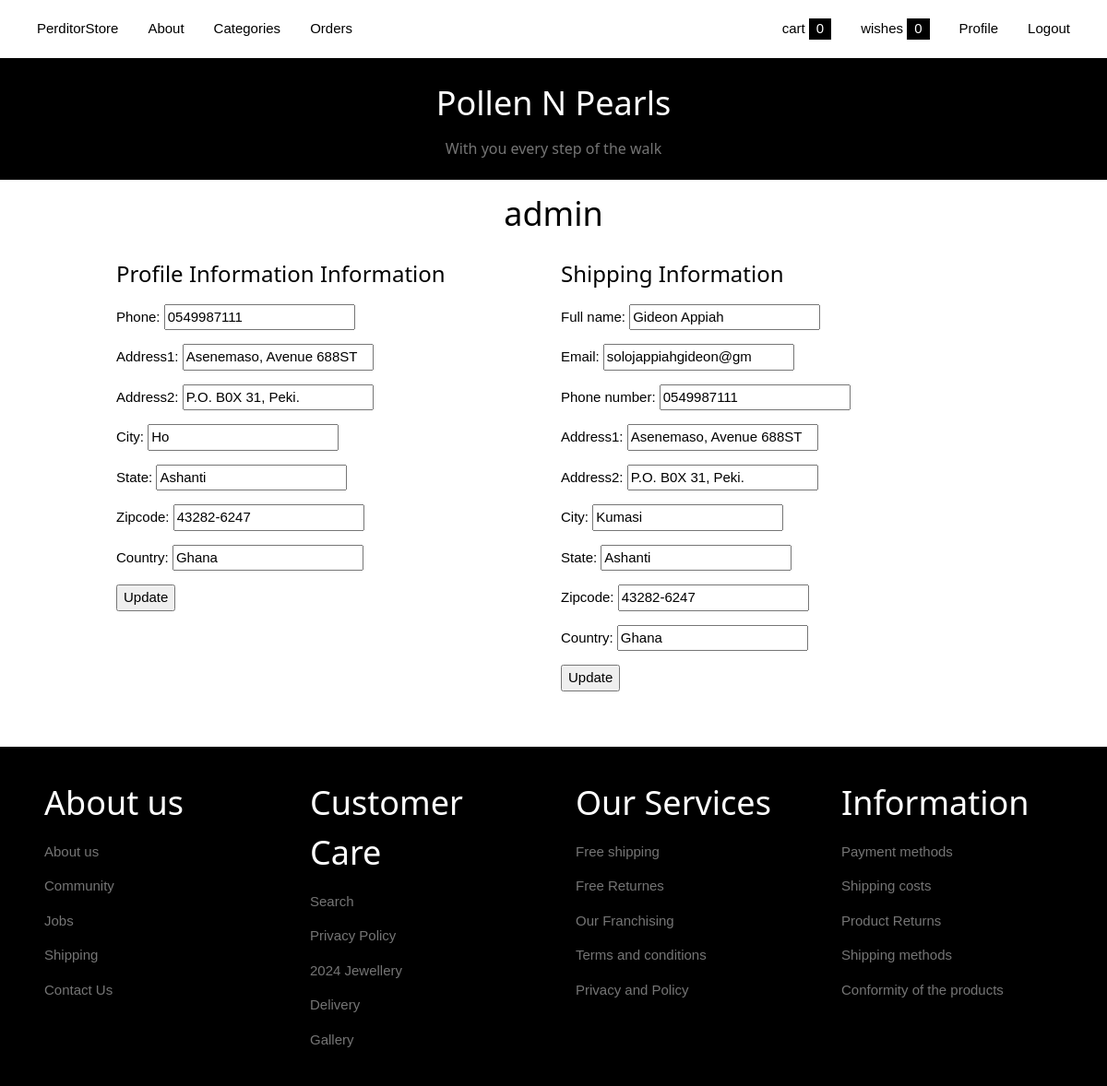
/update-profile/ (signed in), run on the app's committed database.
### store/models.py (models this page shows)
class Profile(models.Model):
    user = models.OneToOneField(User, on_delete=models.CASCADE)
    date_modified = models.DateTimeField(User, auto_now=True)
    phone =  models.CharField(max_length=20, blank=True)
    address1 =  models.CharField(max_length=200, blank=True)
    address2 =  models.CharField(max_length=200, blank=True)
    state =  models.CharField(max_length=200, blank=True)
    city =  models.CharField(max_length=200, blank=True)
    zipcode =  models.CharField(max_length=200, blank=True)
    country =  models.CharField(max_length=200, blank=True)
    old_cart = models.CharField(max_length=200,null=True,blank=True)
    def __str__(self) -> str:
        return self.user.username

### payment/models.py (models this page shows, shortened)
class ShippingAdrress(models.Model):
    user = models.ForeignKey(User , on_delete=models.CASCADE, null=True,blank=True)
    full_name = models.CharField(max_length=200)
    email =  models.CharField(max_length=60, blank=True)
    phone_number =  models.CharField(max_length=20, blank=True)
    address1 =  models.CharField(max_length=200, blank=True)
    address2 =  models.CharField(max_length=200, blank=True)
    state =  models.CharField(max_length=200, blank=True, null=True)
    city =  models.CharField(max_length=200, blank=True, null=True)
    zipcode =  models.CharField(max_length=200, blank=True)
    country =  models.CharField(max_length=200, blank=True)

### store/views.py (the view)
# urls.py: path('update-profile/',views.update_profile,name='update-profile'),
def update_profile(request):
    pro = Profile.objects.get(user=request.user)
    ship =  ShippingAdrress.objects.get(user__id=request.user.id)
    if request.method == 'POST':
        form = UserUpdateForm(request.POST,instance=pro)
        if form.is_valid():
            form.save()
            return redirect('update-profile')
        else:
            return redirect('update-profile')
    else:
        form = UserUpdateForm(instance=pro)
        form1 = shippingForm(instance=ship)
    context = {
        'form':form,
        'pro':pro,
        'form1':form1
    }
    return render(request,'store/update_user.html',context)

### store/forms.py
class UserUpdateForm(forms.ModelForm):
    class Meta:
        model = Profile
        fields = ['phone','address1','address2','city','state','zipcode','country']

### payment/forms.py
class shippingForm(forms.ModelForm):
    class Meta:
        model = ShippingAdrress
        fields = ['full_name','email','phone_number','address1','address2','city','state','zipcode','country']
        exclude = ['user',]

### cart/cart.py (called while the page is built)
    def __len__(self):
        return len(self.cart)

### cart/context_processors.py (called while the page is built)
def cart(request):
    return {'cart':Cart(request),}

def category(request):
    category = Category.objects.all()
    return {'category':category}

def wishlist(request):
    try:
        wishlist = WishList.objects.get(customer=request.user)
        num_wishlist = wishlist.products.count()
        return {'num_wishlist':num_wishlist}
    except:
        return {}

### templates/store/update_user.html (shortened to what this page needs)
{% extends "partials/base.html" %}
{% block content %}
<header class="w3-padding-large w3-center w3-black">
    <h1 class="w3-center w3-text-white">Pollen N Pearls</h1>
    <h6 class="w3-text-grey">With you every step of the walk</h6>
</header>
<div class="w3-center">
    <h1 class="w3-center">{{pro}}</h1>
</div>
<div class="w3-content">
    <div class="w3-row-padding">
        <div class="w3-half">
           <h3>Profile Information Information</h3>
           <form method="POST" action={% url "update-profile" %}>
            {{form.as_p}}
            <button type="submit">Update</button>
        </div>
        <div class="w3-half">
            <h3>Shipping Information</h3>
           <form method="POST" action={% url "update-shipping-address" %}>
            {{form1.as_p}}
            <button type="submit">Update</button>
           </form>
        </div>
    </div>
</div>
{% endblock content %}

### static/css/w3.css (style rules this page uses)
html { box-sizing:border-box }
*,*:before,*:after { box-sizing:inherit }
html { -ms-text-size-adjust:100%;-webkit-text-size-adjust:100% }
body { margin:0 }
article,aside,details,figcaption,figure,footer,header,main,menu,nav,section { display:block }
button,input,select,textarea,optgroup { font:inherit;margin:0 }
button,input { overflow:visible }
button,select { text-transform:none }
button,[type=button],[type=reset],[type=submit] { -webkit-appearance:button }
html,body { font-family:Verdana,sans-serif;font-size:15px;line-height:1.5 }
html { overflow-x:hidden }
h1 { font-size:36px }
h3 { font-size:24px }
h6 { font-size:16px }
h1,h2,h3,h4,h5,h6 { font-family:"Segoe UI",Arial,sans-serif;font-weight:400;margin:10px 0 }
.w3-container:after,.w3-container:before,.w3-panel:after,.w3-panel:before,.w3-row:after,.w3-row:before,.w3-row-padding:after,.w3-row-padding:before, .w3-cell-row:before,.w3-cell-row:after,.w3-clear:after,.w3-clear:before,.w3-bar:before,.w3-bar:after { content:"";display:table;clear:both }
.w3-col,.w3-half,.w3-third,.w3-twothird,.w3-threequarter,.w3-quarter { float:left;width:100% }
@media (min-width:601px) { .w3-col.m6,.w3-half { width:49.99999% } }
.w3-content,.w3-auto { margin-left:auto;margin-right:auto }
.w3-content { max-width:980px }
.w3-row-padding,.w3-row-padding>.w3-half,.w3-row-padding>.w3-third,.w3-row-padding>.w3-twothird,.w3-row-padding>.w3-threequarter,.w3-row-padding>.w3-quarter,.w3-row-padding>.w3-col { padding:0 8px }
.w3-center { text-align:center!important }
.w3-padding-large { padding:12px 24px!important }
.w3-black,.w3-hover-black:hover { color:#fff!important;background-color:#000!important }
.w3-text-white,.w3-hover-text-white:hover { color:#fff!important }
.w3-text-grey,.w3-hover-text-grey:hover,.w3-text-gray,.w3-hover-text-gray:hover { color:#757575!important }

### data on the page
Profile: user.username "admin", phone "0549987111", address1 "Asenemaso, Avenue 688ST", address2 "P.O. B0X 31, Peki.", city "Ho", state "Ashanti", zipcode "43282-6247", country "Ghana"
ShippingAdrress: full_name "Gideon Appiah", email "solojappiahgideon@gm", phone_number "0549987111", address1 "Asenemaso, Avenue 688ST", address2 "P.O. B0X 31, Peki.", city "Kumasi", state "Ashanti", zipcode "43282-6247", country "Ghana"

### other printed values
{{ num_wishlist }} "0"
{{ cart|length }} "0"
